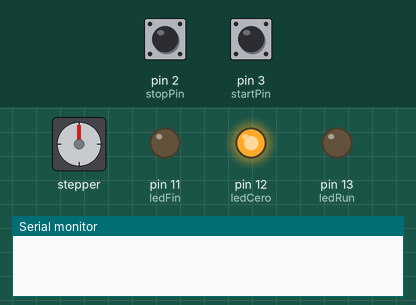
Recording of a sketch running on a simulated Arduino Uno, built with avr-gcc and run on an emulated ATmega328P. Parts: stepper motor, output pins drawn as LEDs (lit = HIGH), the last lines printed to the serial monitor. Dashed ring = blinking. The inputs (shaded band) are chosen by the test bench; at power-on: pin 3 (startPin) HIGH, pin 2 (stopPin) HIGH. Stepper angles assume 500 steps per turn.

Above: at 1.2 s.
1.3 s: pin 3 (startPin) pulled LOW for 1 s
At 1.71 s:
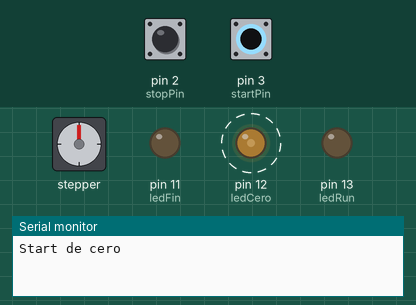
4.3 s: pin 3 (startPin) pulled LOW for 3.2 s
At 5.48 s:
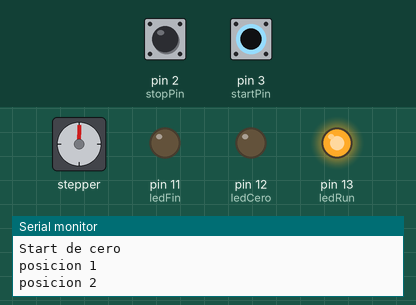
9.0 s: pin 2 (stopPin) pulled LOW for 0.15 s
At 9.8 s:
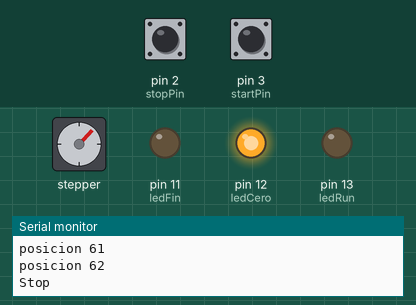
10.6 s: pin 3 (startPin) pulled LOW for 1 s
At 10.93 s:
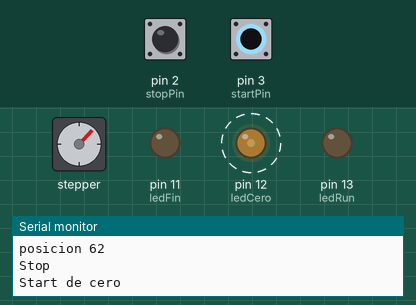
13.6 s: pin 3 (startPin) pulled LOW for 3.2 s
At 14.72 s:
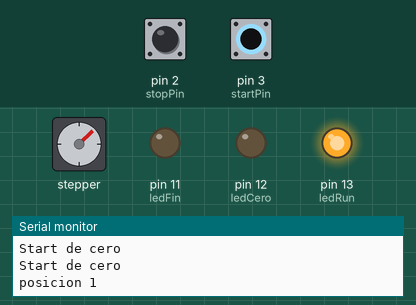
18.3 s: pin 3 (startPin) pulled LOW for 0.15 s
At 19.3 s:
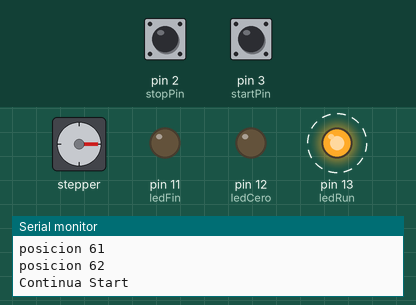
Timing chart, 0 to 22.4 s (numbered marks = the images above; inputs shaded):
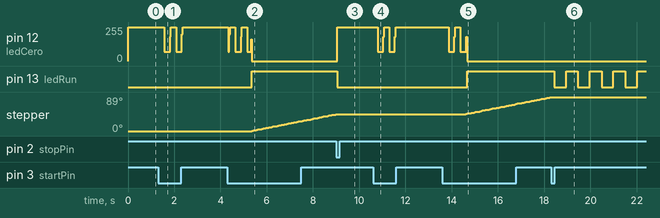

Measured:
- after the input at 1.3 s, pin 12 (ledCero): alternates 255/255 for 0.27 s and 71/255 for 0.24 s, 4 changes in all, then stays 255/255, starting after 0.28 s
- after the input at 9.0 s, pin 12 (ledCero): 0/255 → 255/255 after 0.05 s; pin 13 (ledRun): HIGH → LOW after 0.05 s; stepper: stops changing and stays 44°
- after the input at 10.6 s, pin 12 (ledCero): alternates 255/255 for 0.27 s and 71/255 for 0.24 s, 4 changes in all, then stays 255/255, starting after 0.19 s
- after the input at 13.6 s, pin 12 (ledCero): 255/255 → 71/255 after 0.26 s, → 255/255 0.24 s later, → 71/255 0.27 s later, → 0/255 0.24 s later; pin 13 (ledRun): LOW → HIGH after 1.1 s; stepper: keeps turning clockwise at about 12°/s, starting after 1.0 s
- after the input at 18.3 s, pin 11 (ledFin): stays LOW (without the input it goes to HIGH after 2.3 s); stepper: stops changing and stays 89°

The sketch:

us_digiglaze_simple.ino
```cpp
#include <Stepper.h>

const int startPin = 3;
const int stopPin = 2;
const int ledRun = 13;
const int ledCero = 12;
const int ledFin = 11;
bool startStado = false;
bool stopStado = false;

bool run = false;
bool runCero = false;
int tope = 100;
int posicion = 0;
int retardo = 1000;
double lapso = 0;


Stepper motor = Stepper(500, 5, 6);


void setup()
 { Serial.begin(9600);

  	attachInterrupt( digitalPinToInterrupt(startPin), ServicioStartFall, FALLING);
    attachInterrupt( digitalPinToInterrupt(stopPin), ServicioStopFall, FALLING);

  	pinMode(startPin, INPUT);
	pinMode(stopPin, INPUT);
    pinMode(ledRun, OUTPUT);
  	pinMode(ledFin, OUTPUT);
 	pinMode(ledCero, OUTPUT);
 }

void loop()
 {

  int valStart = digitalRead(startPin);
  int valStop = digitalRead(startPin);

  if(posicion == 0){
    digitalWrite(ledCero,HIGH);
    digitalWrite(ledFin, LOW);
    digitalWrite(ledRun, LOW);
  }
  if(posicion >= tope){
    digitalWrite(ledFin,HIGH);
    digitalWrite(ledCero, LOW);
    digitalWrite(ledRun,LOW);
  }
  if(run){
    digitalWrite(ledRun,HIGH);
    digitalWrite(ledCero,LOW);
  }
  if((posicion > 0) && (run == false) && (posicion < tope)){
    digitalWrite(ledRun, ((millis() & 512) > 0) );
  }


  // Continua Start
  if (startStado && (posicion < tope) && (posicion != 0))
  { Serial.println("Continua Start");
   startStado = false;
   run = !run;
  }

  //Start de cero
  if (startStado && (posicion == 0))
  { Serial.println("Start de cero");
   startStado = false;
   runCero = true;
   lapso = millis();
   run = false;
  }

  if (runCero && (valStart == 0) ) {
   	digitalWrite(ledCero, ((millis() & 256) > 0) );
    if ((millis() - lapso) > retardo){
      run = true;
      runCero = false;
      digitalWrite(ledCero,HIGH);
    }


  }

  //Stop
  if (stopStado)
  { Serial.println("Stop");
   stopStado = false;
   run = false;
   posicion = 0;

  }

  if (run)
  {

    posicion++;
    motor.setSpeed(2);
    motor.step(1);


    if (posicion >= tope)
    {
      run = false;
    }

    Serial.print("posicion ");
    Serial.println(posicion);
  }


 } // loop


void ServicioStartFall()
 {

  startStado = true;
  stopStado = false;
 }
void ServicioStopFall()
 {

  startStado = false;
  stopStado = true;
 }
```
